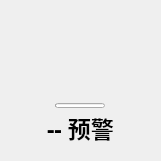
<?xml version="1.0" encoding="UTF-8"?>
<ui version="4.0">
 <author>baiyao105</author>
 <class>WeatherAlertCard</class>
 <widget class="ElevatedCardWidget" name="WeatherAlertCard">
  <property name="geometry">
   <rect>
    <x>0</x>
    <y>0</y>
    <width>161</width>
    <height>161</height>
   </rect>
  </property>
  <property name="sizePolicy">
   <sizepolicy hsizetype="Fixed" vsizetype="Fixed">
    <horstretch>0</horstretch>
    <verstretch>0</verstretch>
   </sizepolicy>
  </property>
  <property name="minimumSize">
   <size>
    <width>161</width>
    <height>161</height>
   </size>
  </property>
  <property name="maximumSize">
   <size>
    <width>161</width>
    <height>161</height>
   </size>
  </property>
  <layout class="QVBoxLayout" name="verticalLayout">
   <property name="spacing">
    <number>8</number>
   </property>
   <property name="leftMargin">
    <number>16</number>
   </property>
   <property name="topMargin">
    <number>16</number>
   </property>
   <property name="rightMargin">
    <number>16</number>
   </property>
   <property name="bottomMargin">
    <number>16</number>
   </property>
   <item>
    <layout class="QVBoxLayout" name="verticalLayout_7">
     <property name="spacing">
      <number>3</number>
     </property>
     <item>
      <spacer name="topSpacer_3">
       <property name="orientation">
        <enum>Qt::Vertical</enum>
       </property>
       <property name="sizeType">
        <enum>QSizePolicy::Expanding</enum>
       </property>
       <property name="sizeHint" stdset="0">
        <size>
         <width>10</width>
         <height>10</height>
        </size>
       </property>
      </spacer>
     </item>
     <item>
      <layout class="QVBoxLayout" name="verticalLayout_34">
       <property name="spacing">
        <number>0</number>
       </property>
       <item alignment="Qt::AlignHCenter|Qt::AlignVCenter">
        <widget class="QLabel" name="alert_icon">
         <property name="sizePolicy">
          <sizepolicy hsizetype="Maximum" vsizetype="Maximum">
           <horstretch>10</horstretch>
           <verstretch>10</verstretch>
          </sizepolicy>
         </property>
         <property name="maximumSize">
          <size>
           <width>75</width>
           <height>75</height>
          </size>
         </property>
         <property name="font">
          <font>
           <family>Microsoft YaHei UI</family>
           <pointsize>13</pointsize>
           <bold>true</bold>
          </font>
         </property>
         <property name="styleSheet">
          <string notr="true">color: rgba(120, 120, 120, 180);
font-weight: bold;</string>
         </property>
         <property name="text">
          <string />
         </property>
         <property name="textFormat">
          <enum>Qt::PlainText</enum>
         </property>
         <property name="pixmap">
          <pixmap>:/png/weather/alerts/blue.png</pixmap>
         </property>
         <property name="scaledContents">
          <bool>true</bool>
         </property>
         <property name="alignment">
          <set>Qt::AlignCenter</set>
         </property>
         <property name="wordWrap">
          <bool>false</bool>
         </property>
        </widget>
       </item>
      </layout>
     </item>
     <item>
      <spacer name="topSpacer_2">
       <property name="orientation">
        <enum>Qt::Vertical</enum>
       </property>
       <property name="sizeType">
        <enum>QSizePolicy::Expanding</enum>
       </property>
       <property name="sizeHint" stdset="0">
        <size>
         <width>10</width>
         <height>10</height>
        </size>
       </property>
      </spacer>
     </item>
     <item alignment="Qt::AlignHCenter|Qt::AlignVCenter">
      <widget class="ProgressBar" name="progressBar">
       <property name="sizePolicy">
        <sizepolicy hsizetype="Fixed" vsizetype="Fixed">
         <horstretch>0</horstretch>
         <verstretch>0</verstretch>
        </sizepolicy>
       </property>
       <property name="minimumSize">
        <size>
         <width>0</width>
         <height>5</height>
        </size>
       </property>
       <property name="maximumSize">
        <size>
         <width>50</width>
         <height>5</height>
        </size>
       </property>
       <property name="styleSheet">
        <string notr="true" />
       </property>
       <property name="orientation">
        <enum>Qt::Horizontal</enum>
       </property>
       <property name="useAni">
        <bool>true</bool>
       </property>
       <property name="val">
        <double>0.000000000000000</double>
       </property>
      </widget>
     </item>
     <item>
      <layout class="QVBoxLayout" name="verticalLayout_30">
       <property name="spacing">
        <number>0</number>
       </property>
       <item alignment="Qt::AlignHCenter">
        <widget class="StrongBodyLabel" name="alerts_label">
         <property name="font">
          <font>
           <family>HarmonyOS Sans SC</family>
           <pointsize>17</pointsize>
           <italic>false</italic>
           <bold>true</bold>
           <underline>false</underline>
           <strikeout>false</strikeout>
           <stylestrategy>PreferDefault</stylestrategy>
          </font>
         </property>
         <property name="text">
          <string>-- 预警</string>
         </property>
        <property name="wordWrap"><bool>true</bool></property></widget>
       </item>
      </layout>
     </item>
    </layout>
   </item>
  </layout>
 </widget>
 <customwidgets>
  <customwidget>
   <class>CardWidget</class>
   <extends>QFrame</extends>
   <header>qfluentwidgets</header>
   <container>1</container>
  </customwidget>
  <customwidget>
   <class>ElevatedCardWidget</class>
   <extends>SimpleCardWidget</extends>
   <header>qfluentwidgets</header>
   <container>1</container>
  </customwidget>
  <customwidget>
   <class>SimpleCardWidget</class>
   <extends>CardWidget</extends>
   <header>qfluentwidgets</header>
   <container>1</container>
  </customwidget>
  <customwidget>
   <class>StrongBodyLabel</class>
   <extends>QLabel</extends>
   <header>qfluentwidgets</header>
  </customwidget>
  <customwidget>
   <class>ProgressBar</class>
   <extends>QProgressBar</extends>
   <header>qfluentwidgets</header>
  </customwidget>
 </customwidgets>
 <resources />
 <connections />
</ui>
